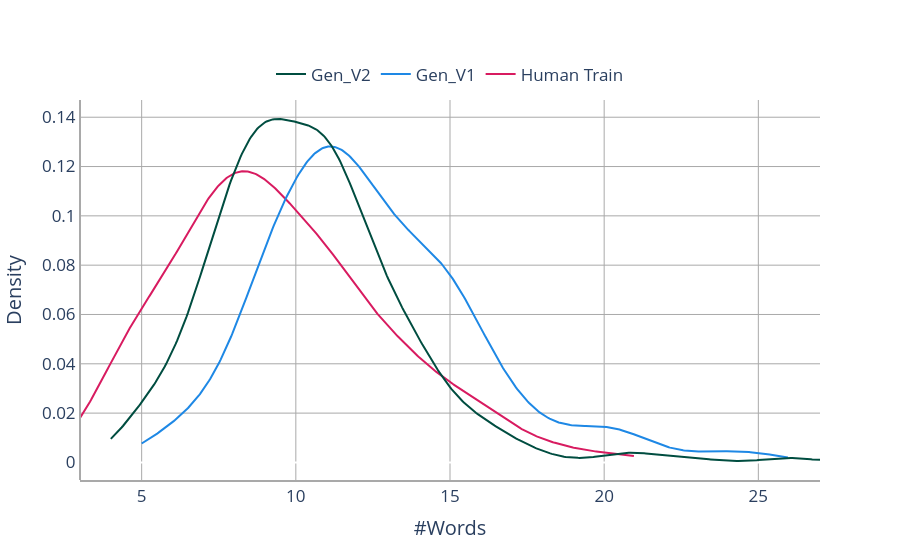

The code cell stored with this chart in its notebook:
### Code cell
import plotly.express as px


len_human_questions_train = [length for length in question_length_human_train]
len_gen_v1 = [length for length in question_length_generated_v1]
len_gen_v2 = [length for length in question_length_generated_v2]


# fig = px.histogram(df, x="#words", color="source",  histnorm='density', barmode = 'overlay')
# fig.show()

import plotly.figure_factory as ff
colors = ['#D81B60', '#1E88E5', '#004D40']

fig = ff.create_distplot([len_human_questions_train, len_gen_v1, len_gen_v2], ["Human Train", "Gen_V1", "Gen_V2"], 
                        bin_size=1,show_rug=False,show_hist=False,
                        colors=colors)
fig.update_layout(xaxis_title="#Words", yaxis_title="Density",
                plot_bgcolor='rgba(0,0,0,0)',
                font=dict(size=17),
                legend=dict(
                orientation="h",
                yanchor="bottom",
                y=1.02,
                xanchor="center",
                x=0.5
            ))

fig.update_xaxes(showline=True, linewidth=2, linecolor='darkgrey', gridcolor='darkgrey', range=[3,27])
fig.update_yaxes(showline=True, linewidth=2, linecolor='darkgrey', gridcolor='darkgrey')
fig.show()

### Figure 1 — Plotly figure (JSON) as saved in the notebook; plotly's stock layout.template omitted (floating-point values rounded to 4 significant figures; data arrays with more than 128 entries replaced by an {"elided": "..."} marker saying what was removed)
{"data": [{"legendgroup": "Human Train", "marker": {"color": "#D81B60"}, "mode": "lines", "name": "Human Train", "showlegend": true, "type": "scatter", "x": {"elided": "500 float values"}, "xaxis": "x", "y": {"elided": "500 float values"}, "yaxis": "y"}, {"legendgroup": "Gen_V1", "marker": {"color": "#1E88E5"}, "mode": "lines", "name": "Gen_V1", "showlegend": true, "type": "scatter", "x": {"elided": "500 float values"}, "xaxis": "x", "y": {"elided": "500 float values"}, "yaxis": "y"}, {"legendgroup": "Gen_V2", "marker": {"color": "#004D40"}, "mode": "lines", "name": "Gen_V2", "showlegend": true, "type": "scatter", "x": {"elided": "500 float values"}, "xaxis": "x", "y": {"elided": "500 float values"}, "yaxis": "y"}], "layout": {"barmode": "overlay", "font": {"size": 17}, "hovermode": "closest", "legend": {"orientation": "h", "traceorder": "reversed", "x": 0.5, "xanchor": "center", "y": 1.02, "yanchor": "bottom"}, "plot_bgcolor": "rgba(0,0,0,0)", "xaxis": {"anchor": "y2", "domain": [0, 1], "gridcolor": "darkgrey", "linecolor": "darkgrey", "linewidth": 2, "range": [3, 27], "showline": true, "title": {"text": "#Words"}, "zeroline": false}, "yaxis": {"anchor": "free", "domain": [0, 1], "gridcolor": "darkgrey", "linecolor": "darkgrey", "linewidth": 2, "position": 0, "showline": true, "title": {"text": "Density"}}}}
